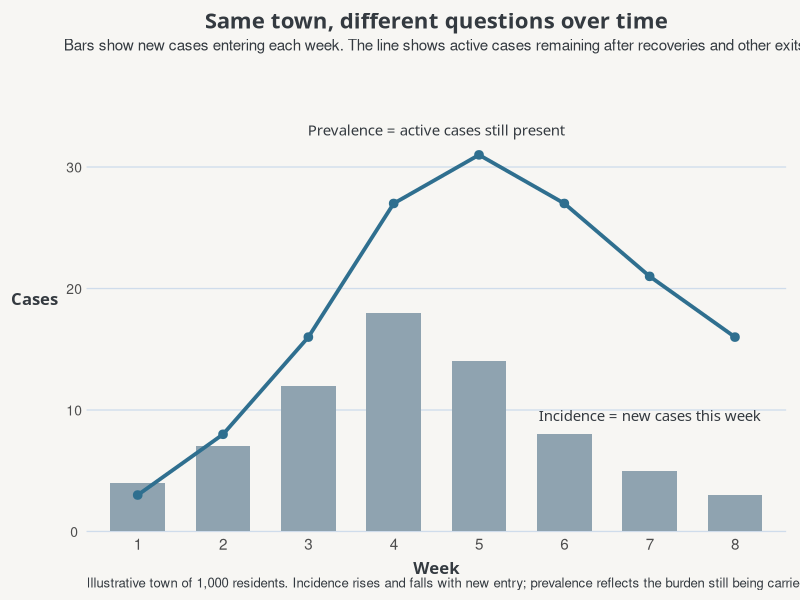

Source code (R):
## ---- chunk 1
#| classes: bare-plot
#| echo: false
#| warning: false
#| message: false

library(ggplot2)
library(tibble)

COL_BG     <- "#f7f6f3"
COL_BARS   <- "#8FA3B0"
COL_LINE   <- "#2f6f8f"
COL_TEXT   <- "#343A40"
COL_GRID   <- "#cfdceb"

Plot_theme <- function(
  base_family = "Avenir Next",
  heading_family = "Trebuchet MS",
  base_size = 12
) {
  theme_minimal(base_size = base_size, base_family = base_family) %+replace% theme(
    plot.background  = element_rect(fill = COL_BG, color = NA),
    panel.background = element_rect(fill = COL_BG, color = NA),
    text = element_text(color = COL_TEXT),
    panel.grid.major.y = element_line(color = COL_GRID, linewidth = 0.45),
    panel.grid.major.x = element_blank(),
    panel.grid.minor = element_blank(),
    axis.line = element_blank(),
    axis.ticks = element_blank(),
    axis.text.x = element_text(size = 11),
    axis.text.y = element_text(size = 10),
    axis.title.x = element_text(
      family = heading_family,
      face = "bold",
      size = 12,
      margin = margin(t = 6)
    ),
    axis.title.y = element_text(
      family = heading_family,
      face = "bold",
      size = 12,
      margin = margin(r = 6)
    ),
    plot.title = element_text(
      family = heading_family,
      face = "bold",
      size = 16,
      margin = margin(b = 4)
    ),
    plot.subtitle = element_text(size = 11, margin = margin(b = 10)),
    plot.caption = element_text(size = 9.5, hjust = 0),
    plot.margin = margin(t = 8, r = 10, b = 8, l = 8)
  )
}

df <- tibble(
  week = 1:8,
  new_cases = c(4, 7, 12, 18, 14, 8, 5, 3),
  exits = c(1, 2, 4, 7, 10, 12, 11, 8)
)

df$active_cases <- cumsum(df$new_cases - df$exits)

ggplot(df, aes(x = factor(week))) +
  geom_col(aes(y = new_cases), fill = COL_BARS, width = 0.64) +
  geom_line(aes(y = active_cases, group = 1), color = COL_LINE, linewidth = 1.3) +
  geom_point(aes(y = active_cases), color = COL_LINE, size = 2.6) +
  annotate(
    "text", x = 7, y = 9.5,
    label = "Incidence = new cases this week",
    family = "Avenir Next", size = 3.8, color = COL_TEXT
  ) +
  annotate(
    "text", x = 4.5, y = 33,
    label = "Prevalence = active cases still present",
    family = "Avenir Next", size = 3.8, color = COL_TEXT
  ) +
  labs(
    x = "Week",
    y = "Cases",
    title = "Same town, different questions over time",
    subtitle = "Bars show new cases entering each week. The line shows active cases remaining after recoveries and other exits.",
    caption = "Illustrative town of 1,000 residents. Incidence rises and falls with new entry; prevalence reflects the burden still being carried."
  ) +
  scale_y_continuous(expand = expansion(mult = c(0, 0.16))) +
  coord_cartesian(clip = "off") +
  Plot_theme()
